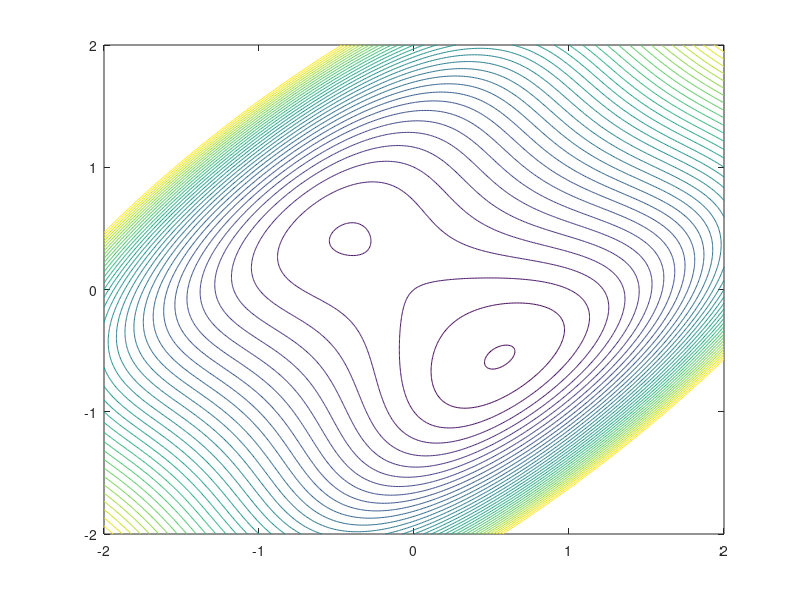
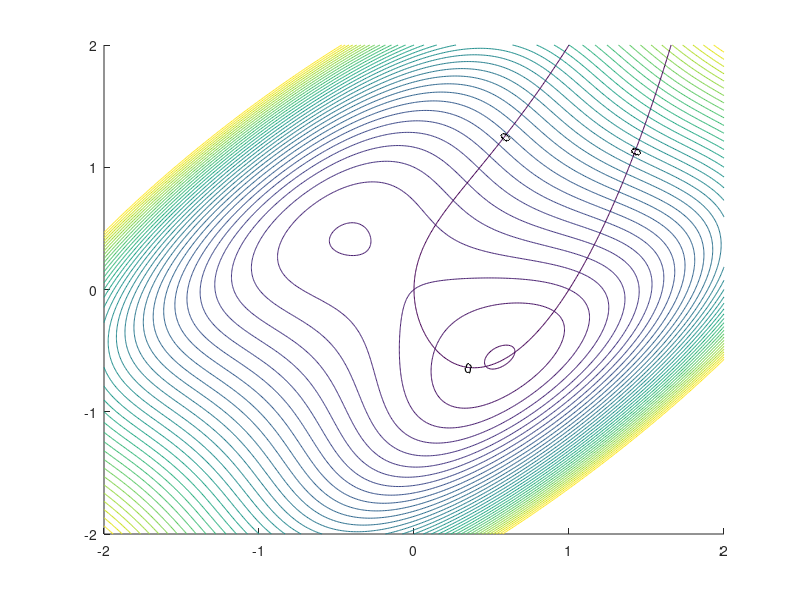
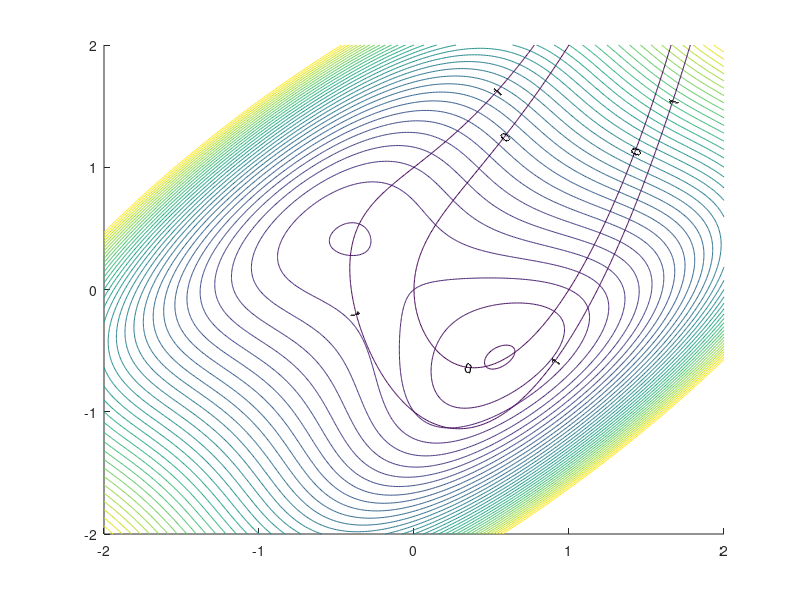

Recreate these plots in MATLAB, in order.
clear all; clc;

%%
% plotting a contour of a function with more than one input

x=[-2:0.01:2];
y=[-2:0.01:2];

[x1,x2]=meshgrid(x,y);
f=(x2-x1).^4+8*x1.*x2-x1+x2+3;
g=x1.^4-2*x1.^2.*x2+x1.^2+x2.^2-2*x1;

contour(x1,x2,f,[0:35]);

%%
% annotating

figure(2)
hold on
contour(x1,x2,f,[0:35]);

contour(x1,x2,g,[0,0],'ShowText','on');
hold off

figure(3)
hold on
contour(x1,x2,f,[0:35]);

contour(x1,x2,g,[0,1],'ShowText','on');
hold off

%%
% evaluating at (1, 1)

f()

